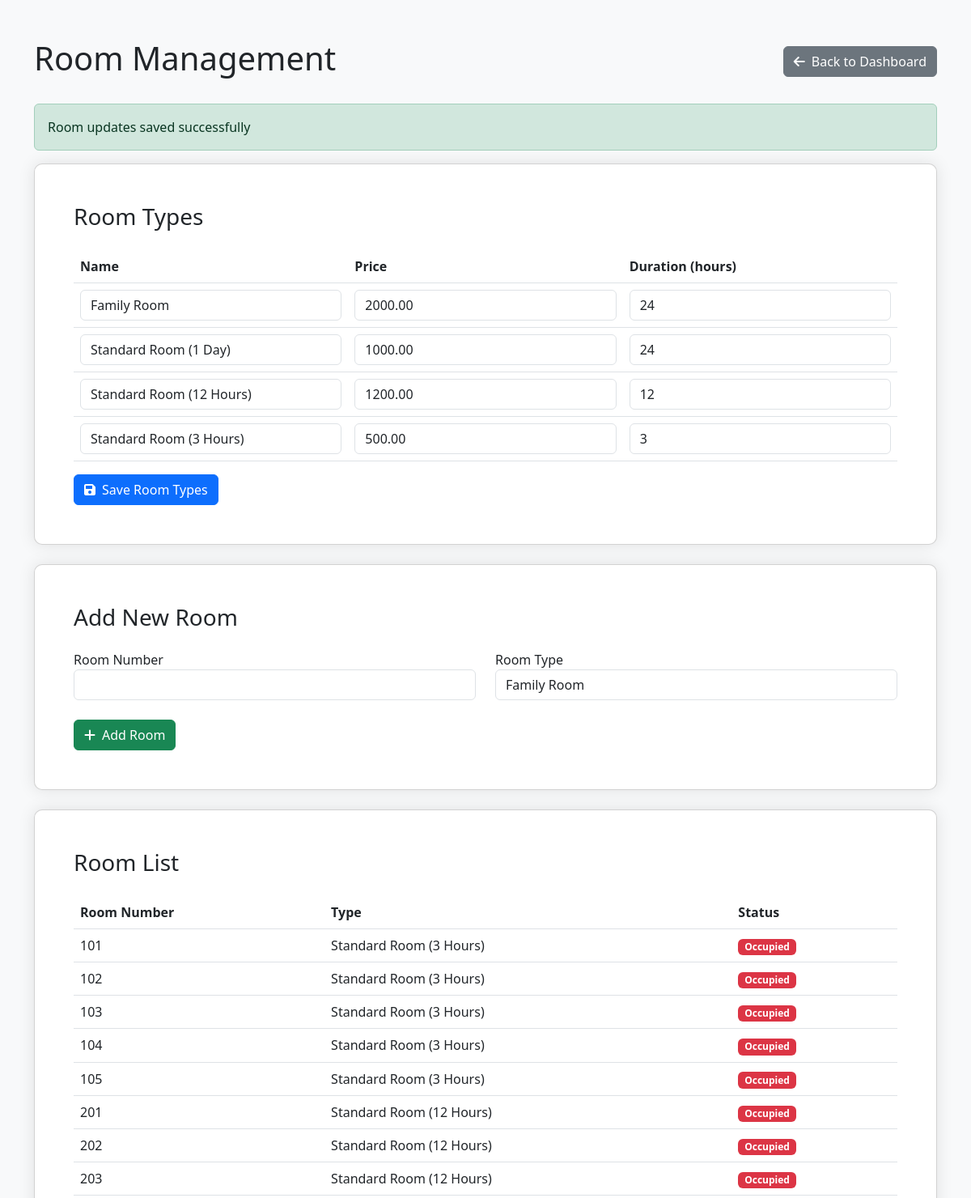
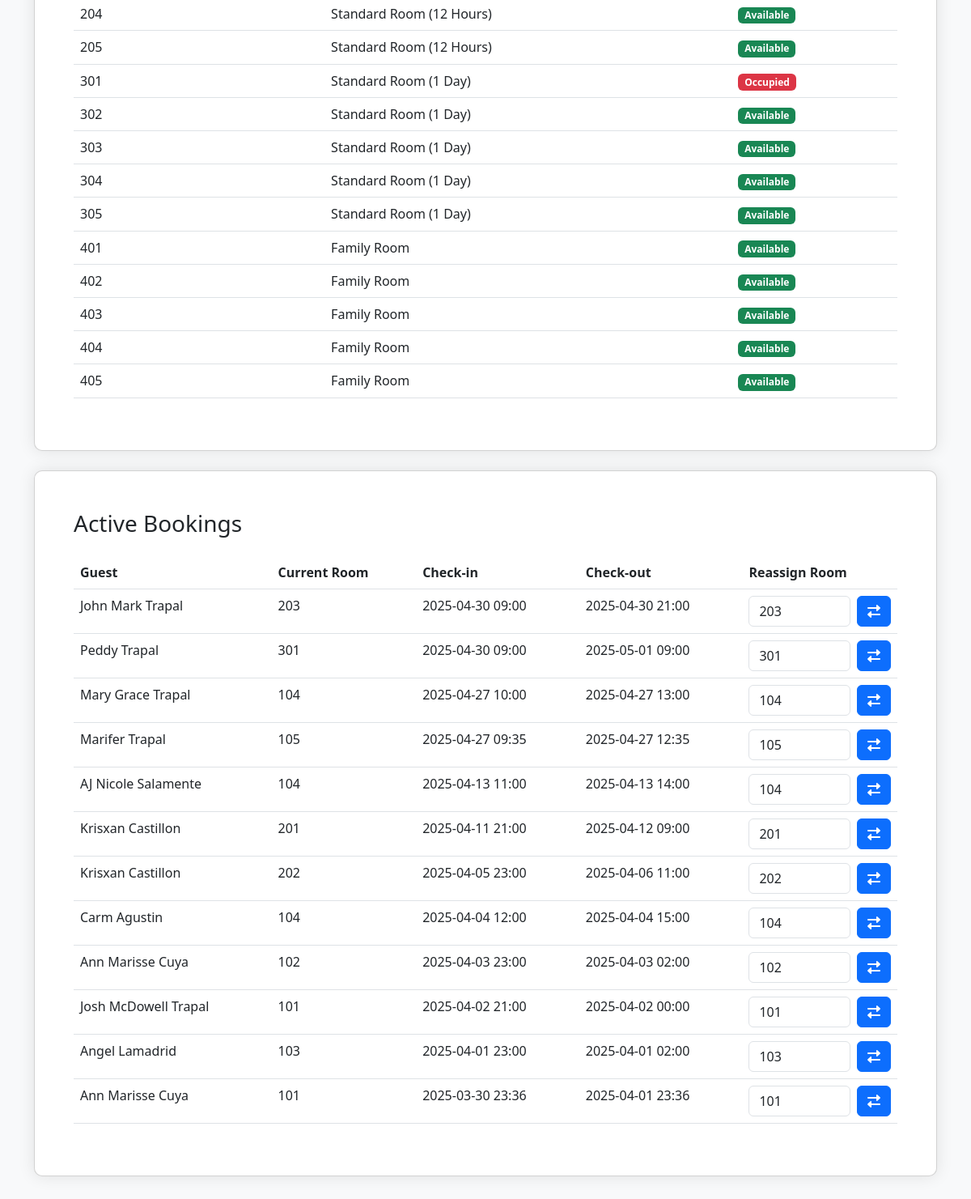
Page /admin/update_rooms.php (signed in) on the committed database (2 pictures, top to bottom).
### tables this page shows
CREATE TABLE IF NOT EXISTS `room_types` (
  `id` int NOT NULL AUTO_INCREMENT,
  `name` varchar(100) NOT NULL,
  `description` text,
  `price` decimal(10,2) NOT NULL,
  `duration_hours` int NOT NULL,
  `capacity` int NOT NULL DEFAULT '2',
  `created_at` timestamp NOT NULL DEFAULT CURRENT_TIMESTAMP,
  PRIMARY KEY (`id`)
);

CREATE TABLE IF NOT EXISTS `rooms` (
  `id` int NOT NULL AUTO_INCREMENT,
  `room_number` varchar(10) NOT NULL,
  `room_type_id` int NOT NULL,
  `status` enum('available','occupied','maintenance') DEFAULT 'available',
  `created_at` timestamp NOT NULL DEFAULT CURRENT_TIMESTAMP,
  PRIMARY KEY (`id`),
  UNIQUE KEY `room_number` (`room_number`),
  KEY `room_type_id` (`room_type_id`)
);

CREATE TABLE IF NOT EXISTS `bookings` (
  `id` int NOT NULL AUTO_INCREMENT,
  `customer_id` int NOT NULL,
  `room_id` int NOT NULL,
  `check_in` datetime NOT NULL,
  `check_out` datetime NOT NULL,
  `status` enum('pending','confirmed','checked_in','checked_out','cancelled') DEFAULT 'pending',
  `total_amount` decimal(10,2) NOT NULL,
  `notes` text,
  `created_at` timestamp NOT NULL DEFAULT CURRENT_TIMESTAMP,
  `confirmed_by` int DEFAULT NULL,
  `confirmed_at` datetime DEFAULT NULL,
  `cancelled_by` int DEFAULT NULL,
  `cancelled_at` datetime DEFAULT NULL,
  `admin_cancelled` tinyint(1) DEFAULT '0',
  PRIMARY KEY (`id`),
  KEY `customer_id` (`customer_id`),
  KEY `room_id` (`room_id`),
  KEY `confirmed_by` (`confirmed_by`),
  KEY `cancelled_by` (`cancelled_by`)
);

CREATE TABLE IF NOT EXISTS `customers` (
  `id` int NOT NULL AUTO_INCREMENT,
  `first_name` varchar(50) NOT NULL,
  `last_name` varchar(50) NOT NULL,
  `email` varchar(100) DEFAULT NULL,
  `username` varchar(50) NOT NULL,
  `password` varchar(255) NOT NULL,
  `phone` varchar(20) NOT NULL,
  `address` text,
  `id_type` varchar(50) NOT NULL,
  `id_number` varchar(50) NOT NULL,
  `created_at` timestamp NOT NULL DEFAULT CURRENT_TIMESTAMP,
  `updated_at` timestamp NOT NULL DEFAULT CURRENT_TIMESTAMP ON UPDATE CURRENT_TIMESTAMP,
  PRIMARY KEY (`id`),
  UNIQUE KEY `email` (`email`)
);

### admin/update_rooms.php (the view, shortened to what this page needs)
<?php
require_once '../config/database.php';
try {
    $pdo->beginTransaction();
    $stmt = $pdo->query("SELECT * FROM room_types ORDER BY name");
    $room_types = $stmt->fetchAll();
    $stmt = $pdo->query("
        SELECT r.*, rt.name as type_name
        FROM rooms r
        JOIN room_types rt ON r.room_type_id = rt.id
        ORDER BY r.room_number
    ");
    $rooms = $stmt->fetchAll();
    $stmt = $pdo->query("
        SELECT b.*, r.room_number, c.first_name, c.last_name
        FROM bookings b
        JOIN rooms r ON b.room_id = r.id
        JOIN customers c ON b.customer_id = c.id
        WHERE b.status IN ('confirmed', 'checked_in')
        ORDER BY b.check_in DESC
    ");
    $active_bookings = $stmt->fetchAll();
    $pdo->commit();
} catch (Exception $e) {
    if ($pdo->inTransaction()) {
        $pdo->rollBack();
    }
    $_SESSION['error'] = $e->getMessage();
}
?>
<!DOCTYPE html>
<html lang="en">
<head>
    <link href="https://cdn.jsdelivr.net/npm/bootstrap@5.3.0/dist/css/bootstrap.min.css" rel="stylesheet">
    <link rel="stylesheet" href="https://cdnjs.cloudflare.com/ajax/libs/font-awesome/6.0.0/css/all.min.css">
</head>
<body class="bg-light">
    <div class="container py-5">
        <div class="row mb-4">
            <div class="col-12">
                <div class="d-flex justify-content-between align-items-center">
                    <h1>Room Management</h1>
                    <a href="dashboard.php" class="btn btn-secondary">
                        <i class="fas fa-arrow-left me-2"></i>Back to Dashboard
                    </a>
                </div>
            </div>
        </div>
        <?php if (isset($_SESSION['success'])): ?>
            <div class="alert alert-success">
                <?php
                    echo htmlspecialchars($_SESSION['success']);
                ?>
            </div>
        <?php endif; ?>
        <div class="card room-form mb-4">
            <div class="card-body">
                <h3 class="mb-4">Room Types</h3>
                <form action="" method="POST">
                    <div class="table-responsive">
                        <table class="table">
                            <thead>
                                <tr>
                                    <th>Name</th>
                                    <th>Price</th>
                                    <th>Duration (hours)</th>
                                </tr>
                            </thead>
                            <tbody>
                                <?php foreach ($room_types as $type): ?>
                                    <tr>
                                        <td>
                                            <input type="text" class="form-control"
                                                   name="room_types[<?php echo $type['id']; ?>][name]"
                                                   value="<?php echo htmlspecialchars($type['name']); ?>" required>
                                        </td>
                                        <td>
                                            <input type="number" class="form-control"
                                                   name="room_types[<?php echo $type['id']; ?>][price]"
                                                   value="<?php echo htmlspecialchars($type['price']); ?>" required>
                                        </td>
                                        <td>
                                            <input type="number" class="form-control"
                                                   name="room_types[<?php echo $type['id']; ?>][duration_hours]"
                                                   value="<?php echo htmlspecialchars($type['duration_hours']); ?>" required>
                                        </td>
                                    </tr>
                                <?php endforeach; ?>
                            </tbody>
                        </table>
                    </div>
                    <button type="submit" class="btn btn-primary">
                        <i class="fas fa-save me-2"></i>Save Room Types
                    </button>
                </form>
            </div>
        </div>
        <div class="card room-form mb-4">
            <div class="card-body">
                <h3 class="mb-4">Add New Room</h3>
                <form action="" method="POST">
                    <div class="row">
                        <div class="col-md-6">
                            <div class="form-group">
                                <label>Room Number</label>
                                <input type="text" class="form-control" name="room_number" required>
                            </div>
                        </div>
                        <div class="col-md-6">
                            <div class="form-group">
                                <label>Room Type</label>
                                <select class="form-control" name="type_id" required>
                                    <?php foreach ($room_types as $type): ?>
                                        <option value="<?php echo htmlspecialchars($type['id']); ?>">
                                            <?php echo htmlspecialchars($type['name']); ?>
                                        </option>
                                    <?php endforeach; ?>
                                </select>
                            </div>
                        </div>
                    </div>
                    <button type="submit" name="new_room" class="btn btn-success">
                        <i class="fas fa-plus me-2"></i>Add Room
                    </button>
                </form>
            </div>
        </div>
        <div class="card room-form mb-4">
            <div class="card-body">
                <h3 class="mb-4">Room List</h3>
                <div class="table-responsive">
                    <table class="table">
                        <thead>
                            <tr>
                                <th>Room Number</th>
                                <th>Type</th>
                                <th>Status</th>
                            </tr>
                        </thead>
                        <tbody>
                            <?php foreach ($rooms as $room): ?>
                                <tr>
                                    <td><?php echo htmlspecialchars($room['room_number']); ?></td>
                                    <td><?php echo htmlspecialchars($room['type_name']); ?></td>
                                    <td>
                                        <?php
                                        $is_occupied = false;
                                        foreach ($active_bookings as $booking) {
                                            if ($booking['room_id'] === $room['id']) {
                                                echo '<span class="badge bg-danger">Occupied</span>';
                                                $is_occupied = true;
                                                break;
                                            }
                                        }
                                        if (!$is_occupied) {
                                            echo '<span class="badge bg-success">Available</span>';
                                        }
                                        ?>
                                    </td>
                                </tr>
                            <?php endforeach; ?>
                        </tbody>
                    </table>
                </div>
            </div>
        </div>
        <?php if (!empty($active_bookings)): ?>
            <div class="card room-form">
                <div class="card-body">
                    <h3 class="mb-4">Active Bookings</h3>
                    <div class="table-responsive">
                        <table class="table">
                            <thead>
                                <tr>
                                    <th>Guest</th>
                                    <th>Current Room</th>
                                    <th>Check-in</th>
                                    <th>Check-out</th>
                                    <th>Reassign Room</th>
                                </tr>
                            </thead>
                            <tbody>
                                <?php foreach ($active_bookings as $booking): ?>
                                    <tr>
                                        <td>
                                            <?php echo htmlspecialchars($booking['first_name'] . ' ' . $booking['last_name']); ?>
                                        </td>
                                        <td>
                                            <?php echo htmlspecialchars($booking['room_number']); ?>
                                        </td>
                                        <td>
                                            <?php echo date('Y-m-d H:i', strtotime($booking['check_in'])); ?>
                                        </td>
                                        <td>
                                            <?php echo date('Y-m-d H:i', strtotime($booking['check_out'])); ?>
                                        </td>
                                        <td>
                                            <form action="" method="POST" class="d-flex">
                                                <select class="form-control me-2"
                                                        name="room_assignments[<?php echo $booking['id']; ?>][room_id]">
                                                    <?php foreach ($rooms as $room): ?>
                                                        <option value="<?php echo $room['id']; ?>"
                                                                <?php echo $room['id'] === $booking['room_id'] ? 'selected' : ''; ?>>
                                                            <?php echo htmlspecialchars($room['room_number']); ?>
                                                        </option>
                                                    <?php endforeach; ?>
                                                </select>
                                                <button type="submit" class="btn btn-primary">
                                                    <i class="fas fa-exchange-alt"></i>
                                                </button>
                                            </form>
                                        </td>
                                    </tr>
                                <?php endforeach; ?>
                            </tbody>
                        </table>
                    </div>
                </div>
            </div>
        <?php endif; ?>
    </div>
</body>
</html>

### admin/update_rooms.php (style rules this page uses)
.room-form { padding: 2rem; border-radius: 10px; box-shadow: 0 0 20px rgba(0,0,0,0.1); }
.form-group { margin-bottom: 1.5rem; }

### rows in the picture
room_types: name "Family Room", price "2000.00", duration_hours "24"
room_types: name "Standard Room (1 Day)", price "1000.00", duration_hours "24"
room_types: name "Standard Room (12 Hours)", price "1200.00", duration_hours "12"
room_types: name "Standard Room (3 Hours)", price "500.00", duration_hours "3"
rooms: room_number "101", room_type.name "Standard Room (3 Hours)"
bookings: shows "Occupied", customer.last_name "Josh McDowell Trapal", room.room_number "101", check_in "2025-04-02 21:00", check_out "2025-04-02 00:00", room+id "101"
rooms: room_number "102", room_type.name "Standard Room (3 Hours)"
bookings: shows "Occupied", customer.last_name "Ann Marisse Cuya", room.room_number "102", check_in "2025-04-03 23:00", check_out "2025-04-03 02:00", room+id "102"
rooms: room_number "103", room_type.name "Standard Room (3 Hours)"
bookings: shows "Occupied", customer.last_name "Angel Lamadrid", room.room_number "103", check_in "2025-04-01 23:00", check_out "2025-04-01 02:00", room+id "103"
rooms: room_number "104", room_type.name "Standard Room (3 Hours)"
bookings: shows "Occupied", customer.last_name "Mary Grace Trapal", room.room_number "104", check_in "2025-04-27 10:00", check_out "2025-04-27 13:00", room+id "104"
rooms: room_number "105", room_type.name "Standard Room (3 Hours)"
bookings: shows "Occupied", customer.last_name "Marifer Trapal", room.room_number "105", check_in "2025-04-27 09:35", check_out "2025-04-27 12:35", room+id "105"
rooms: room_number "201", room_type.name "Standard Room (12 Hours)"
bookings: shows "Occupied", customer.last_name "Krisxan Castillon", room.room_number "201", check_in "2025-04-11 21:00", check_out "2025-04-12 09:00", room+id "201"
rooms: room_number "202", room_type.name "Standard Room (12 Hours)"
bookings: shows "Occupied", customer.last_name "Krisxan Castillon", room.room_number "202", check_in "2025-04-05 23:00", check_out "2025-04-06 11:00", room+id "202"
rooms: room_number "203", room_type.name "Standard Room (12 Hours)"
bookings: shows "Occupied", customer.last_name "John Mark Trapal", room.room_number "203", check_in "2025-04-30 09:00", check_out "2025-04-30 21:00", room+id "203"
rooms: room_number "204", room_type.name "Standard Room (12 Hours)", shows "Available"
rooms: room_number "205", room_type.name "Standard Room (12 Hours)", shows "Available"
rooms: room_number "301", room_type.name "Standard Room (1 Day)"
bookings: shows "Occupied", customer.last_name "Peddy Trapal", room.room_number "301", check_in "2025-04-30 09:00", check_out "2025-05-01 09:00", room+id "301"
rooms: room_number "302", room_type.name "Standard Room (1 Day)", shows "Available"
rooms: room_number "303", room_type.name "Standard Room (1 Day)", shows "Available"
rooms: room_number "304", room_type.name "Standard Room (1 Day)", shows "Available"
rooms: room_number "305", room_type.name "Standard Room (1 Day)", shows "Available"
rooms: room_number "401", room_type.name "Family Room", shows "Available"
rooms: room_number "402", room_type.name "Family Room", shows "Available"
rooms: room_number "403", room_type.name "Family Room", shows "Available"
rooms: room_number "404", room_type.name "Family Room", shows "Available"
rooms: room_number "405", room_type.name "Family Room", shows "Available"
bookings: customer.last_name "AJ Nicole Salamente", room.room_number "104", check_in "2025-04-13 11:00", check_out "2025-04-13 14:00", room+id "104"
bookings: customer.last_name "Carm Agustin", room.room_number "104", check_in "2025-04-04 12:00", check_out "2025-04-04 15:00", room+id "104"
bookings: customer.last_name "Ann Marisse Cuya", room.room_number "101", check_in "2025-03-30 23:36", check_out "2025-04-01 23:36", room+id "101"

### other values in the picture
$_SESSION['success'] "Room updates saved successfully"
form field type_id "Family Room"
